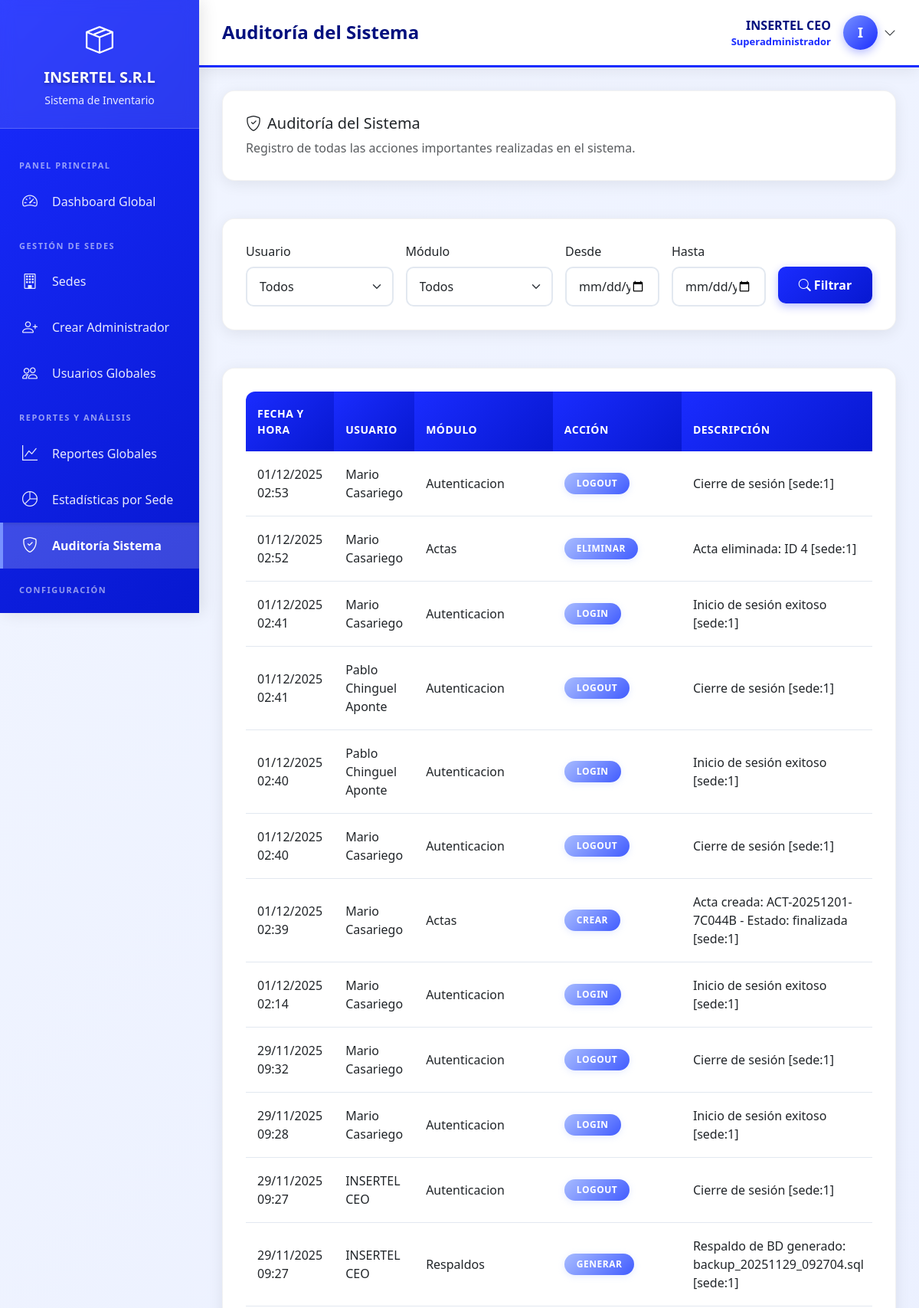
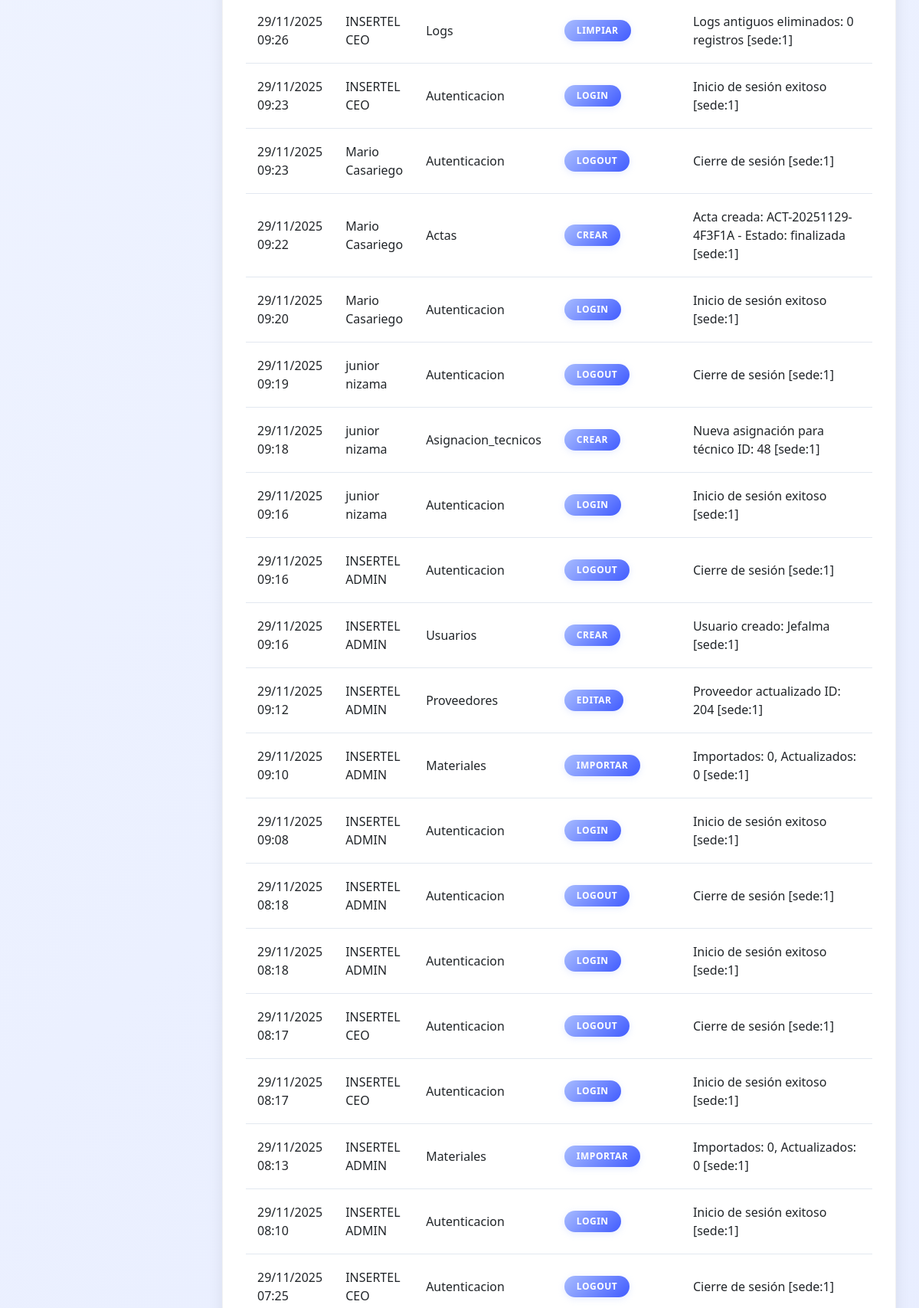
Screenshot of /views/superadmin/auditoria_sistema.php (signed in, upper part) with the database file from the repository (2 pictures, top to bottom).
### tables this page shows
CREATE TABLE `configuracion_sistema` (
  `id` int(11) NOT NULL,
  `clave` varchar(100) NOT NULL,
  `valor` text DEFAULT NULL,
  `descripcion` varchar(255) DEFAULT NULL,
  `tipo` enum('texto','numero','boolean','json') DEFAULT 'texto',
  `categoria` varchar(50) DEFAULT 'general',
  `updated_at` timestamp NOT NULL DEFAULT current_timestamp() ON UPDATE current_timestamp()
);

CREATE TABLE `historial_actividades` (
  `id` int(11) NOT NULL,
  `usuario_id` int(11) NOT NULL,
  `accion` varchar(100) NOT NULL,
  `modulo` varchar(50) NOT NULL,
  `descripcion` text DEFAULT NULL,
  `ip_address` varchar(45) DEFAULT NULL,
  `fecha` datetime DEFAULT current_timestamp()
);

CREATE TABLE `usuarios` (
  `id` int(11) NOT NULL,
  `username` varchar(50) NOT NULL,
  `password` varchar(255) NOT NULL,
  `nombre_completo` varchar(150) NOT NULL,
  `email` varchar(100) DEFAULT NULL,
  `telefono` varchar(20) DEFAULT NULL,
  `imagen_perfil` varchar(255) DEFAULT NULL,
  `rol_id` int(11) NOT NULL,
  `sede_id` int(11) DEFAULT NULL,
  `estado` enum('activo','inactivo') DEFAULT 'activo',
  `ultimo_acceso` datetime DEFAULT NULL,
  `created_at` timestamp NOT NULL DEFAULT current_timestamp(),
  `updated_at` timestamp NOT NULL DEFAULT current_timestamp() ON UPDATE current_timestamp()
);

### config/functions.php (called while the page is built, shortened)
<?php
function obtenerNombreEmpresa()
{
    static $nombre_empresa = null;
    if ($nombre_empresa === null) {
        try {
            $database = new Database();
            $db = $database->getConnection();
            $stmt = $db->prepare("SELECT valor FROM configuracion_sistema WHERE clave = 'empresa_nombre' LIMIT 1");
            $stmt->execute();
            $result = $stmt->fetch(PDO::FETCH_ASSOC);
            $nombre_empresa = $result['valor'] ?? 'INSERTEL S.R.L.';
        } catch (Exception $e) {
            $nombre_empresa = 'INSERTEL S.R.L.';
        }
    }
    return $nombre_empresa;
}
function tieneRol($rol_id)
{
    return isset($_SESSION['rol_id']) && (int)$_SESSION['rol_id'] === (int)$rol_id;
}
function formatearFechaHora($fecha, $formato = 'd/m/Y H:i')
{
    $date = new DateTime($fecha);
    return $date->format($formato);
}

### views/superadmin/auditoria_sistema.php (the view, shortened to what this page needs)
<?php
require_once '../../config/functions.php';
$database = new Database();
$db = $database->getConnection();
$where = ["1=1"];
$pagina = isset($_GET['pagina']) ? (int)$_GET['pagina'] : 1;
$registros_por_pagina = 50;
$offset = ($pagina - 1) * $registros_por_pagina;
$query = "SELECT h.*, u.username, u.nombre_completo
          FROM historial_actividades h
          LEFT JOIN usuarios u ON h.usuario_id = u.id
          WHERE " . implode(' AND ', $where) . "
          ORDER BY h.fecha DESC
          LIMIT :limit OFFSET :offset";
$stmt = $db->prepare($query);
$stmt->bindValue(':limit', $registros_por_pagina, PDO::PARAM_INT);
$stmt->bindValue(':offset', $offset, PDO::PARAM_INT);
$stmt->execute();
$actividades = $stmt->fetchAll(PDO::FETCH_ASSOC);
$page_title = "Auditoría del Sistema";
include '../layouts/header.php';
?>
<div class="row mb-4">
    <div class="col-12">
        <div class="content-card">
            <h5><i class="bi bi-shield-check me-2"></i>Auditoría del Sistema</h5>
            <p class="text-muted mb-0">Registro de todas las acciones importantes realizadas en el sistema.</p>
        </div>
    </div>
</div>
<div class="row mb-4">
    <div class="col-12">
        <div class="content-card">
            <form method="GET" class="row g-3">
                <div class="col-md-3"><label class="form-label">Usuario</label><select name="usuario_id" class="form-select"><option value="">Todos</option></select></div>
                <div class="col-md-3"><label class="form-label">Módulo</label><select name="modulo" class="form-select"><option value="">Todos</option></select></div>
                <div class="col-md-2"><label class="form-label">Desde</label><input type="date" name="fecha_desde" class="form-control" value="<?php echo $filtros['fecha_desde'] ?? ''; ?>"></div>
                <div class="col-md-2"><label class="form-label">Hasta</label><input type="date" name="fecha_hasta" class="form-control" value="<?php echo $filtros['fecha_hasta'] ?? ''; ?>"></div>
                <div class="col-md-2"><label class="form-label">&nbsp;</label><div class="d-grid"><button type="submit" class="btn btn-primary"><i class="bi bi-search"></i> Filtrar</button></div></div>
            </form>
        </div>
    </div>
</div>
<div class="row">
    <div class="col-12">
        <div class="content-card">
            <div class="table-responsive">
                <table class="table table-hover">
                    <thead>
                        <tr>
                            <th>Fecha y Hora</th>
                            <th>Usuario</th>
                            <th>Módulo</th>
                            <th>Acción</th>
                            <th>Descripción</th>
                        </tr>
                    </thead>
                    <tbody>
                        <?php if (empty($actividades)): ?>
                        <tr><td colspan="6" class="text-center text-muted py-4">No hay registros de actividad</td></tr>
                        <?php else: ?>
                            <?php foreach ($actividades as $actividad): ?>
                            <tr>
                                <td><?php echo formatearFechaHora($actividad['fecha']); ?></td>
                                <td><?php echo $actividad['nombre_completo'] ?? 'Sistema'; ?></td>
                                <td><?php echo ucfirst($actividad['modulo']); ?></td>
                                <td><span class="badge bg-secondary"><?php echo $actividad['accion']; ?></span></td>
                                <td><?php echo $actividad['descripcion']; ?></td>
                            </tr>
                            <?php endforeach; ?>
                        <?php endif; ?>
                    </tbody>
                </table>
            </div>
        </div>
    </div>
</div>
<?php include '../layouts/footer.php'; ?>

### views/layouts/header.php (shortened to what this page needs)
<?php
$nombre_empresa = obtenerNombreEmpresa();
?>
<!DOCTYPE html>
<html lang="es">
<head>
    <link href="https://cdn.jsdelivr.net/npm/bootstrap@5.3.0/dist/css/bootstrap.min.css" rel="stylesheet">
    <link rel="stylesheet" href="https://cdn.jsdelivr.net/npm/bootstrap-icons@1.11.0/font/bootstrap-icons.css">
</head>
<body>
    <div class="sidebar">
        <div class="sidebar-header">
            <i class="bi bi-box-seam" style="font-size: 36px;"></i>
            <h4><?php echo $nombre_empresa; ?></h4>
            <small>Sistema de Inventario</small>
        </div>
        <div class="sidebar-menu">
            <?php
            if (tieneRol(ROL_SUPERADMIN)) {
                include 'menu_superadmin.php';
            } elseif (tieneRol(ROL_ADMINISTRADOR)) {
                include 'menu_admin.php';
            } elseif (tieneRol(ROL_JEFE_ALMACEN)) {
                include 'menu_jefe.php';
            } elseif (tieneRol(ROL_ASISTENTE_ALMACEN)) {
                include 'menu_asistente.php';
            } elseif (tieneRol(ROL_TECNICO)) {
                include 'menu_tecnico.php';
            }
            ?>
        </div>
    </div>
    <div class="main-content">
        <div class="topbar">
            <h5><?php echo $page_title ?? 'Dashboard'; ?></h5>
            <div class="user-info">
                <div class="dropdown">
                    <div class="d-flex align-items-center cursor-pointer" data-bs-toggle="dropdown" aria-expanded="false">
                        <div class="user-details me-3">
                            <div class="user-name"><?php echo $_SESSION['nombre_completo']; ?></div>
                            <div class="user-role"><?php echo $_SESSION['rol_nombre']; ?></div>
                        </div>
                        <div class="user-avatar">
                            <?php echo strtoupper(substr($_SESSION['nombre_completo'], 0, 1)); ?>
                        </div>
                        <i class="bi bi-chevron-down ms-2"></i>
                    </div>
                </div>
            </div>
        </div>
        <div class="content-area">

### rows the page displays
configuracion_sistema: valor "INSERTEL S.R.L"
historial_actividades: fecha "01/12/2025 02:53", usuario.nombre_completo "Mario Casariego", modulo "Autenticacion", accion "LOGOUT", descripcion "Cierre de sesión [sede:1]"
historial_actividades: fecha "01/12/2025 02:52", usuario.nombre_completo "Mario Casariego", modulo "Actas", accion "ELIMINAR", descripcion "Acta eliminada: ID 4 [sede:1]"
historial_actividades: fecha "01/12/2025 02:41", usuario.nombre_completo "Mario Casariego", modulo "Autenticacion", accion "LOGIN", descripcion "Inicio de sesión exitoso [sede:1]"
historial_actividades: fecha "01/12/2025 02:41", usuario.nombre_completo "Pablo Chinguel Aponte", modulo "Autenticacion", accion "LOGOUT", descripcion "Cierre de sesión [sede:1]"
historial_actividades: fecha "01/12/2025 02:40", usuario.nombre_completo "Pablo Chinguel Aponte", modulo "Autenticacion", accion "LOGIN", descripcion "Inicio de sesión exitoso [sede:1]"
historial_actividades: fecha "01/12/2025 02:40", usuario.nombre_completo "Mario Casariego", modulo "Autenticacion", accion "LOGOUT", descripcion "Cierre de sesión [sede:1]"
historial_actividades: fecha "01/12/2025 02:39", usuario.nombre_completo "Mario Casariego", modulo "Actas", accion "CREAR", descripcion "Acta creada: ACT-20251201-7C044B - Estado: finalizada [sede:1]"
historial_actividades: fecha "01/12/2025 02:14", usuario.nombre_completo "Mario Casariego", modulo "Autenticacion", accion "LOGIN", descripcion "Inicio de sesión exitoso [sede:1]"
historial_actividades: fecha "29/11/2025 09:32", usuario.nombre_completo "Mario Casariego", modulo "Autenticacion", accion "LOGOUT", descripcion "Cierre de sesión [sede:1]"
historial_actividades: fecha "29/11/2025 09:28", usuario.nombre_completo "Mario Casariego", modulo "Autenticacion", accion "LOGIN", descripcion "Inicio de sesión exitoso [sede:1]"
historial_actividades: fecha "29/11/2025 09:27", usuario.nombre_completo "INSERTEL CEO", modulo "Autenticacion", accion "LOGOUT", descripcion "Cierre de sesión [sede:1]"
historial_actividades: fecha "29/11/2025 09:27", usuario.nombre_completo "INSERTEL CEO", modulo "Respaldos", accion "GENERAR", descripcion "Respaldo de BD generado: backup_20251129_092704.sql [sede:1]"
historial_actividades: fecha "29/11/2025 09:26", usuario.nombre_completo "INSERTEL CEO", modulo "Logs", accion "LIMPIAR", descripcion "Logs antiguos eliminados: 0 registros [sede:1]"
historial_actividades: fecha "29/11/2025 09:23", usuario.nombre_completo "INSERTEL CEO", modulo "Autenticacion", accion "LOGIN", descripcion "Inicio de sesión exitoso [sede:1]"
historial_actividades: fecha "29/11/2025 09:23", usuario.nombre_completo "Mario Casariego", modulo "Autenticacion", accion "LOGOUT", descripcion "Cierre de sesión [sede:1]"
historial_actividades: fecha "29/11/2025 09:22", usuario.nombre_completo "Mario Casariego", modulo "Actas", accion "CREAR", descripcion "Acta creada: ACT-20251129-4F3F1A - Estado: finalizada [sede:1]"
historial_actividades: fecha "29/11/2025 09:20", usuario.nombre_completo "Mario Casariego", modulo "Autenticacion", accion "LOGIN", descripcion "Inicio de sesión exitoso [sede:1]"
historial_actividades: fecha "29/11/2025 09:19", usuario.nombre_completo "junior nizama", modulo "Autenticacion", accion "LOGOUT", descripcion "Cierre de sesión [sede:1]"
historial_actividades: fecha "29/11/2025 09:18", usuario.nombre_completo "junior nizama", modulo "Asignacion_tecnicos", accion "CREAR", descripcion "Nueva asignación para técnico ID: 48 [sede:1]"
historial_actividades: fecha "29/11/2025 09:16", usuario.nombre_completo "junior nizama", modulo "Autenticacion", accion "LOGIN", descripcion "Inicio de sesión exitoso [sede:1]"
historial_actividades: fecha "29/11/2025 09:16", usuario.nombre_completo "INSERTEL ADMIN", modulo "Autenticacion", accion "LOGOUT", descripcion "Cierre de sesión [sede:1]"
historial_actividades: fecha "29/11/2025 09:16", usuario.nombre_completo "INSERTEL ADMIN", modulo "Usuarios", accion "CREAR", descripcion "Usuario creado: Jefalma [sede:1]"
historial_actividades: fecha "29/11/2025 09:12", usuario.nombre_completo "INSERTEL ADMIN", modulo "Proveedores", accion "EDITAR", descripcion "Proveedor actualizado ID: 204 [sede:1]"
historial_actividades: fecha "29/11/2025 09:10", usuario.nombre_completo "INSERTEL ADMIN", modulo "Materiales", accion "IMPORTAR", descripcion "Importados: 0, Actualizados: 0 [sede:1]"
historial_actividades: fecha "29/11/2025 09:08", usuario.nombre_completo "INSERTEL ADMIN", modulo "Autenticacion", accion "LOGIN", descripcion "Inicio de sesión exitoso [sede:1]"
historial_actividades: fecha "29/11/2025 08:18", usuario.nombre_completo "INSERTEL ADMIN", modulo "Autenticacion", accion "LOGOUT", descripcion "Cierre de sesión [sede:1]"
historial_actividades: fecha "29/11/2025 08:18", usuario.nombre_completo "INSERTEL ADMIN", modulo "Autenticacion", accion "LOGIN", descripcion "Inicio de sesión exitoso [sede:1]"
historial_actividades: fecha "29/11/2025 08:17", usuario.nombre_completo "INSERTEL CEO", modulo "Autenticacion", accion "LOGOUT", descripcion "Cierre de sesión [sede:1]"
historial_actividades: fecha "29/11/2025 08:17", usuario.nombre_completo "INSERTEL CEO", modulo "Autenticacion", accion "LOGIN", descripcion "Inicio de sesión exitoso [sede:1]"
historial_actividades: fecha "29/11/2025 08:13", usuario.nombre_completo "INSERTEL ADMIN", modulo "Materiales", accion "IMPORTAR", descripcion "Importados: 0, Actualizados: 0 [sede:1]"
historial_actividades: fecha "29/11/2025 08:10", usuario.nombre_completo "INSERTEL ADMIN", modulo "Autenticacion", accion "LOGIN", descripcion "Inicio de sesión exitoso [sede:1]"
historial_actividades: fecha "29/11/2025 07:25", usuario.nombre_completo "INSERTEL CEO", modulo "Autenticacion", accion "LOGOUT", descripcion "Cierre de sesión [sede:1]"

### other values shown
$page_title "Auditoría del Sistema"
$_SESSION['nombre_completo'] "INSERTEL CEO"
$_SESSION['rol_nombre'] "Superadministrador"
substr($_SESSION['nombre_completo'], 0, 1) "I"
